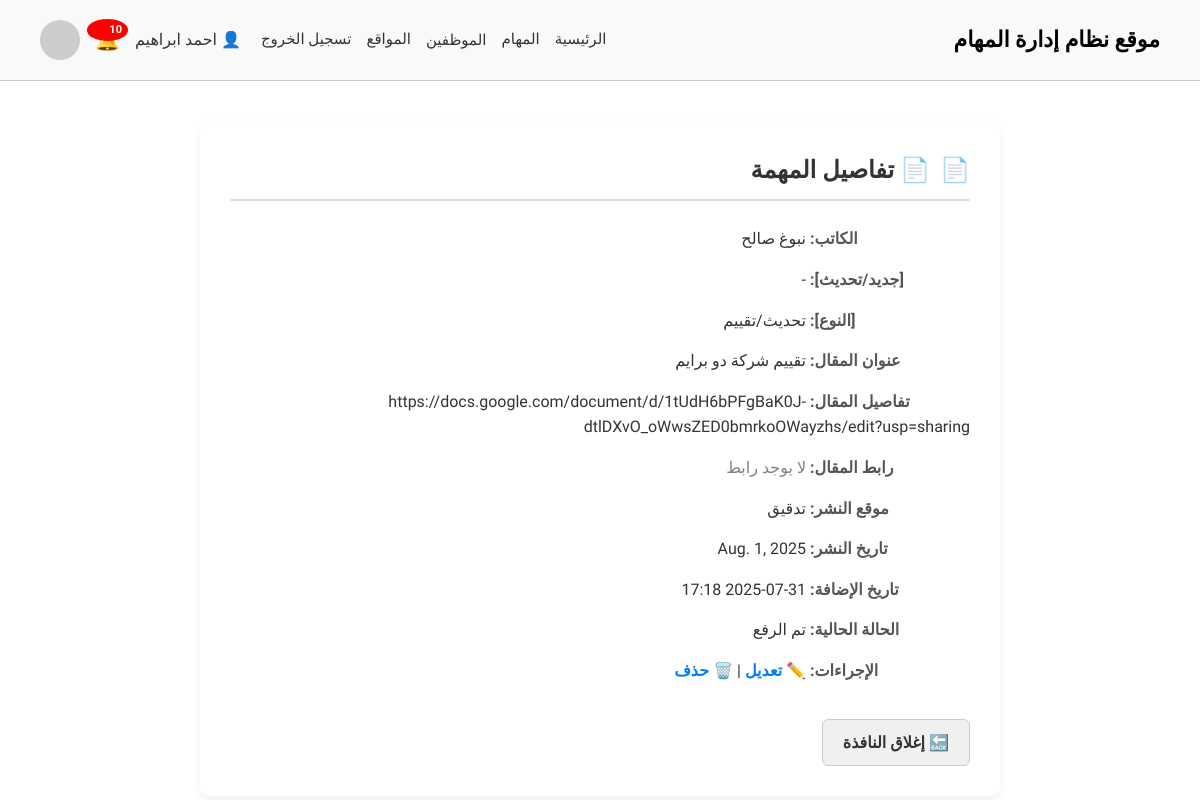
Page /tasks/task/61/details/ (signed in) on the committed database.
### accounts/models.py (models this page shows, shortened)
class Users(AbstractUser):
    ROLE_CHOICES = (
        ('manager', 'Manager'),
        ('employee', 'Employee'),
    )
    role = models.CharField(max_length=10, choices=ROLE_CHOICES, default='employee')
    job_title = models.CharField(max_length=100, blank=True, null=True)

### tasks/models.py (models this page shows, shortened)
class Task(models.Model):
    writer = models.ForeignKey(settings.AUTH_USER_MODEL, on_delete=models.CASCADE, verbose_name="الكاتب")
    article_title = models.CharField(max_length=255, verbose_name="المقال")
    article_details = models.TextField(verbose_name="تفاصيل المقال")
    article_link = models.URLField(max_length=500, verbose_name="رابط المقال", blank=True, null=True)
    publish_site = models.ForeignKey(Site, on_delete=models.CASCADE, verbose_name="موقع النشر")
    publish_date = models.DateField(verbose_name="تاريخ النشر")
    created_at = models.DateTimeField(auto_now_add=True, verbose_name="تاريخ الإضافة")
    article_type_W_R_A_B = models.ForeignKey(Article_type_W_R_A_B, on_delete=models.CASCADE, verbose_name=" نوع المقال( تحذير / تقييم/تعليمي/افضل شركات)",null=True, blank=True)
    status = models.CharField(max_length=20,choices=STATUS_CHOICES,default='in_progress',verbose_name='حالة المهمة')

### categories/models.py (models this page shows)
class Article_type_W_R_A_B(models.Model):
    type = models.CharField(max_length=100, verbose_name="(تحذير / تقييم/تعليمي/افضل شركات)نوع المقال")
    number_of_article = models.PositiveIntegerField(verbose_name="عدد المقالات المسموح بها")
    def __str__(self):
        return self.type

class Site(models.Model):
    name = models.CharField(max_length=100, verbose_name="اسم الموقع")
    start_date = models.DateField(null=True, blank=True, verbose_name="تاريخ البدء")
    number_of_days = models.PositiveIntegerField(verbose_name="عدد ايام الفارق")
    site_link = models.URLField(max_length=200, verbose_name="رابط الموقع")
    def __str__(self):
        return self.name

### tasks/views.py (the view)
# urls.py: path('task/<int:task_id>/details/', views.task_details, name='task_details'),
def task_details(request, task_id):
    task = get_object_or_404(Task, id=task_id)
    return render(request, 'tasks/task_details.html', {'task': task})

### accounts/context_processors.py (called while the page is built)
def notifications_processor(request):
    if request.user.is_authenticated:
        notifications = Notification.objects.filter(user=request.user, is_deleted=False).order_by('-created_at')[:10]
    else:
        notifications = []
    return {'notifications': notifications}

### templates/tasks/task_details.html (shortened to what this page needs)
{% extends 'base.html' %}
{% load static %}
{% block extra_css %}
  <link rel="stylesheet" href="{% static 'css/task_details.css' %}">
{% endblock %}
{% block content %}
<div class="task-details-container">
  <h2>📄 تفاصيل المهمة</h2>
  <p><strong>الكاتب:</strong> {{ task.writer.get_full_name|default:task.writer.username }}</p>
  <p><strong>[جديد/تحديث]:</strong> {{ task.article_type_U_N|default:"-" }}</p>
  <p><strong>[النوع]:</strong> {{ task.article_type_W_R_A_B|default:"-" }}</p>
  <p><strong>عنوان المقال:</strong> {{ task.article_title }}</p>
  <p><strong>تفاصيل المقال:</strong> {{ task.article_details }}</p>
  <p><strong>رابط المقال:</strong>
    {% if task.article_link %}
      <a href="{{ task.article_link }}" target="_blank">اضغط هنا</a>
    {% else %}
      <span style="color: gray;">لا يوجد رابط</span>
    {% endif %}
  </p>
  <p><strong>موقع النشر:</strong> {{ task.publish_site|default:"-" }}</p>
  <p><strong>تاريخ النشر:</strong> {{ task.publish_date|default:"-" }}</p>
  <p><strong>تاريخ الإضافة:</strong> {{ task.created_at|date:"Y-m-d H:i" }}</p>
  <p><strong>الحالة الحالية:</strong> {{ task.get_status_display }}</p>
  <p><strong>الإجراءات:</strong>
    {% if request.user.role == "manager" %}
      <a href="{% url 'edit_task' task.id %}">✏️ تعديل</a> |
      <a href="{% url 'delete_task' task.id %}" onclick="return confirm('هل أنت متأكد أنك تريد حذف هذه المهمة؟');">🗑️ حذف</a>
    {% else %}
      <span style="color: gray;">لا توجد صلاحية</span>
    {% endif %}
  </p>
  <a class="back-link" onclick="window.close();" style="display: inline-block; margin-top: 20px;">🔙 إغلاق النافذة</a>
</div>
{% endblock %}

### templates/includes/header.html (shortened to what this page needs)
{% load static %}
<!DOCTYPE html>
<html lang="ar" dir="rtl">
<head>
  <link rel="stylesheet" href="{% static 'css/base.css' %}">
  <link rel="stylesheet" href="{% static 'css/header.css' %}">
</head>
<body>
  <header>
    <div class="logo">موقع نظام إدارة المهام</div>
    <div class="user-nav">
      <nav>
        {% if request.user.is_authenticated %}
          {% if request.user.role == "manager" %}
            <a href="/home/dashboard/">الرئيسية</a>
            <a href="/tasks/">المهام</a>
            <div class="dropdown">
              <button class="dropbtn">الموظفين</button>
            </div>
            <a href="/categories/site/">المواقع</a>
          {% elif request.user.role == "employee" %}
            <a href="/home/employee_dashboard/">الرئيسية</a>
            <a href="/tasks/my_tasks/">مهامي</a>
          {% endif %}
          <a href="{% url 'logout' %}">تسجيل الخروج</a>
        {% else %}
          <a href="{% url 'index' %}">تسجيل الدخول</a>
        {% endif %}
      </nav>
      <div style="display: flex; align-items: center; gap: 15px; position: relative;">
        {% if request.user.is_authenticated %}
         <span>👤 {{ request.user.get_full_name }}</span>
          <div class="notification-wrapper">
  <div class="notification-icon" onclick="toggleNotifications()">
    🔔
    {% if notifications|length > 0 %}
      <span class="badge">{{ notifications|length }}</span>
    {% endif %}
  </div>
</div>
        {% endif %}
        <img src="https://via.placeholder.com/40" alt="User" style="border-radius: 50%;">
      </div>
    </div>
  </header>
</body>
</html>

### static/css/base.css (style rules this page uses)
* { box-sizing: border-box; margin: 0; padding: 0; direction: rtl; font-family: 'Cairo', sans-serif; }
body { background-color: #fff; color: #333; min-height: 100vh; font-family: 'Cairo', sans-serif; }
header { display: flex; justify-content: space-between; align-items: center; padding: 20px 40px; background-color: #f9f9f9; border-bottom: 1px solid #ccc; }
.logo { font-size: 22px; font-weight: bold; color: #000; }
.user-nav { display: flex; align-items: center; gap: 20px; }
.user-nav nav { display: flex; gap: 15px; position: relative; }
.user-nav nav a { text-decoration: none; color: #333; font-weight: 500; font-size: 15px; transition: color 0.2s; }
.user-nav img { width: 40px; height: 40px; border-radius: 50%; }
.dropdown { position: relative; display: inline-block; }
.dropbtn { background-color: transparent; border: none; font-size: 15px; font-weight: 500; color: #333; cursor: pointer; padding: 0; font-family: inherit; }
.notification-icon { cursor: pointer; font-size: 20px; position: relative; }
.notification-icon .badge { position: absolute; top: -5px; right: -8px; background-color: red; color: white; padding: 2px 6px; font-size: 11px; border-radius: 50%; font-weight: bold; }

### static/css/task_details.css (style rules this page uses)
* { margin: 0; padding: 0; box-sizing: border-box; }
body { font-family: 'Cairo', 'Arial', sans-serif; background-color: #f4f5f7; color: #333; line-height: 1.6; direction: rtl; }
.task-details-container { max-width: 800px; margin: 40px auto; padding: 30px; background-color: #fff; border-radius: 10px; box-shadow: 0 4px 8px rgba(0, 0, 0, 0.06); }
.task-details-container h2 { font-size: 24px; margin-bottom: 25px; color: #333; border-bottom: 2px solid #ddd; padding-bottom: 10px; display: flex; align-items: center; }
.task-details-container h2::before { content: "📄"; margin-left: 10px; font-size: 24px; color: #007bff; }
.task-details-container p { margin-bottom: 15px; font-size: 16px; text-align: right; }
.task-details-container p strong { display: inline-block; width: 160px; color: #555; text-align: left; }
a { color: #007bff; text-decoration: none; transition: color 0.3s ease; font-weight: 600; }
.back-link { display: inline-block; margin-top: 30px; padding: 10px 20px; background-color: #f0f0f0; border: 1px solid #ccc; border-radius: 6px; color: #333; cursor: pointer; font-weight: 600; transition: background 0.3s ease; }

### static/css/header.css (style rules this page uses)
.notification-icon { cursor: pointer; position: relative; }
.badge { background: red; color: white; padding: 2px 6px; font-size: 12px; border-radius: 50%; position: absolute; top: -8px; left: -8px; }

### rows in the picture
Users: user.get_full_name "احمد ابراهيم"
Task: writer.get_full_name "نبوغ صالح", article_type_W_R_A_B "تحديث/تقييم", article_title "تقييم شركة دو برايم", article_details "https://docs.google.com/document/d/1tUdH6bPFgBaK0J-dtlDXvO_oWwsZED0bmrkoOWayzhs/edit?usp=sharing", publish_site "تدقيق", publish_date "Aug. 1, 2025", created_at "2025-07-31 17:18", status "تم الرفع"

### other values in the picture
{{ notifications|length }} "10"
{{ task.article_type_U_N|default:"-" }} "-"
